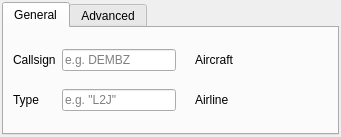
<?xml version="1.0" encoding="UTF-8"?>
<ui version="4.0">
 <class>COwnAircraftComponent</class>
 <widget class="QFrame" name="COwnAircraftComponent">
  <property name="geometry">
   <rect>
    <x>0</x>
    <y>0</y>
    <width>341</width>
    <height>137</height>
   </rect>
  </property>
  <property name="windowTitle">
   <string>Own aircraft</string>
  </property>
  <layout class="QVBoxLayout" name="verticalLayout">
   <property name="leftMargin">
    <number>2</number>
   </property>
   <property name="topMargin">
    <number>2</number>
   </property>
   <property name="rightMargin">
    <number>2</number>
   </property>
   <property name="bottomMargin">
    <number>2</number>
   </property>
   <item>
    <widget class="QWidget" name="wi_ModelString" native="true">
     <layout class="QHBoxLayout" name="hl_ModelString">
      <property name="leftMargin">
       <number>0</number>
      </property>
      <property name="topMargin">
       <number>0</number>
      </property>
      <property name="rightMargin">
       <number>0</number>
      </property>
      <property name="bottomMargin">
       <number>0</number>
      </property>
      <item>
       <widget class="QTabWidget" name="tabWidget">
        <property name="sizePolicy">
         <sizepolicy hsizetype="Minimum" vsizetype="Minimum">
          <horstretch>0</horstretch>
          <verstretch>0</verstretch>
         </sizepolicy>
        </property>
        <property name="currentIndex">
         <number>0</number>
        </property>
        <widget class="QWidget" name="tb_general">
         <attribute name="title">
          <string>General</string>
         </attribute>
         <layout class="QGridLayout" name="gl_general">
          <item row="1" column="3">
           <widget class="swift::gui::CTickLabel" name="lblp_AircraftCombinedType">
            <property name="minimumSize">
             <size>
              <width>0</width>
              <height>0</height>
             </size>
            </property>
            <property name="text">
             <string/>
            </property>
           </widget>
          </item>
          <item row="0" column="7">
           <widget class="swift::gui::CTickLabel" name="lblp_AircraftIcao">
            <property name="text">
             <string/>
            </property>
           </widget>
          </item>
          <item row="0" column="5">
           <widget class="QLabel" name="lbl_AircraftIcaoDesignator">
            <property name="sizePolicy">
             <sizepolicy hsizetype="Fixed" vsizetype="Preferred">
              <horstretch>0</horstretch>
              <verstretch>0</verstretch>
             </sizepolicy>
            </property>
            <property name="toolTip">
             <string>ICAO code e.g.  B737, A320, F18</string>
            </property>
            <property name="text">
             <string>Aircraft</string>
            </property>
           </widget>
          </item>
          <item row="1" column="0">
           <widget class="QLabel" name="lbl_AircraftCombinedType">
            <property name="sizePolicy">
             <sizepolicy hsizetype="Fixed" vsizetype="Preferred">
              <horstretch>0</horstretch>
              <verstretch>0</verstretch>
             </sizepolicy>
            </property>
            <property name="toolTip">
             <string>Aircraft type e.g. L2J, L1P, ....</string>
            </property>
            <property name="text">
             <string>Type</string>
            </property>
           </widget>
          </item>
          <item row="1" column="6">
           <widget class="swift::gui::components::CDbAirlineIcaoSelectorComponent" name="selector_AirlineIcao">
            <property name="minimumSize">
             <size>
              <width>75</width>
              <height>0</height>
             </size>
            </property>
            <property name="focusPolicy">
             <enum>Qt::FocusPolicy::StrongFocus</enum>
            </property>
           </widget>
          </item>
          <item row="0" column="6">
           <widget class="swift::gui::components::CDbAircraftIcaoSelectorComponent" name="selector_AircraftIcao">
            <property name="minimumSize">
             <size>
              <width>75</width>
              <height>0</height>
             </size>
            </property>
            <property name="focusPolicy">
             <enum>Qt::FocusPolicy::StrongFocus</enum>
            </property>
           </widget>
          </item>
          <item row="1" column="7">
           <widget class="swift::gui::CTickLabel" name="lblp_AirlineIcao">
            <property name="text">
             <string/>
            </property>
           </widget>
          </item>
          <item row="1" column="5">
           <widget class="QLabel" name="lbl_AircraftIcaoAirline">
            <property name="sizePolicy">
             <sizepolicy hsizetype="Fixed" vsizetype="Preferred">
              <horstretch>0</horstretch>
              <verstretch>0</verstretch>
             </sizepolicy>
            </property>
            <property name="toolTip">
             <string>ICAO code e.g. DLH, LHA, ...</string>
            </property>
            <property name="text">
             <string>Airline</string>
            </property>
           </widget>
          </item>
          <item row="1" column="2">
           <widget class="QLineEdit" name="le_AircraftCombinedType">
            <property name="toolTip">
             <string>e.g. L2J</string>
            </property>
            <property name="inputMask">
             <string/>
            </property>
            <property name="text">
             <string/>
            </property>
            <property name="maxLength">
             <number>3</number>
            </property>
            <property name="placeholderText">
             <string>e.g. &quot;L2J&quot;</string>
            </property>
           </widget>
          </item>
          <item row="0" column="2">
           <widget class="QLineEdit" name="le_Callsign">
            <property name="toolTip">
             <string>e.g. DEMBZ</string>
            </property>
            <property name="inputMethodHints">
             <set>Qt::InputMethodHint::ImhUppercaseOnly</set>
            </property>
            <property name="maxLength">
             <number>10</number>
            </property>
            <property name="placeholderText">
             <string>e.g. DEMBZ</string>
            </property>
           </widget>
          </item>
          <item row="0" column="0">
           <widget class="QLabel" name="lbl_Callsign">
            <property name="sizePolicy">
             <sizepolicy hsizetype="Fixed" vsizetype="Preferred">
              <horstretch>0</horstretch>
              <verstretch>0</verstretch>
             </sizepolicy>
            </property>
            <property name="text">
             <string>Callsign</string>
            </property>
           </widget>
          </item>
          <item row="0" column="3">
           <widget class="swift::gui::CTickLabel" name="lblp_Callsign">
            <property name="text">
             <string/>
            </property>
           </widget>
          </item>
         </layout>
        </widget>
        <widget class="QWidget" name="tb_advanced">
         <attribute name="title">
          <string>Advanced</string>
         </attribute>
         <layout class="QGridLayout" name="gl_advanced">
          <item row="2" column="1">
           <widget class="QCheckBox" name="cb_Model">
            <property name="text">
             <string/>
            </property>
            <property name="checked">
             <bool>true</bool>
            </property>
           </widget>
          </item>
          <item row="2" column="0">
           <widget class="QLabel" name="lbl_ModelSent">
            <property name="sizePolicy">
             <sizepolicy hsizetype="Fixed" vsizetype="Preferred">
              <horstretch>0</horstretch>
              <verstretch>0</verstretch>
             </sizepolicy>
            </property>
            <property name="text">
             <string>Send model</string>
            </property>
           </widget>
          </item>
          <item row="0" column="1" colspan="3">
           <widget class="QLineEdit" name="le_SimulatorModel">
            <property name="readOnly">
             <bool>true</bool>
            </property>
            <property name="placeholderText">
             <string>unique model identifier</string>
            </property>
           </widget>
          </item>
          <item row="2" column="2">
           <widget class="swift::gui::components::CAircraftModelStringCompleter" name="comp_ModelStringCompleter">
            <property name="minimumSize">
             <size>
              <width>0</width>
              <height>20</height>
             </size>
            </property>
            <property name="focusPolicy">
             <enum>Qt::FocusPolicy::StrongFocus</enum>
            </property>
           </widget>
          </item>
          <item row="0" column="0">
           <widget class="QLabel" name="lbl_Model">
            <property name="sizePolicy">
             <sizepolicy hsizetype="Fixed" vsizetype="Preferred">
              <horstretch>0</horstretch>
              <verstretch>0</verstretch>
             </sizepolicy>
            </property>
            <property name="toolTip">
             <string>Launch </string>
            </property>
            <property name="text">
             <string>Model</string>
            </property>
           </widget>
          </item>
          <item row="3" column="0">
           <widget class="QLabel" name="lbl_LiverySend">
            <property name="sizePolicy">
             <sizepolicy hsizetype="Fixed" vsizetype="Preferred">
              <horstretch>0</horstretch>
              <verstretch>0</verstretch>
             </sizepolicy>
            </property>
            <property name="text">
             <string>Send livery</string>
            </property>
           </widget>
          </item>
          <item row="3" column="1">
           <widget class="QCheckBox" name="cb_Livery">
            <property name="text">
             <string/>
            </property>
            <property name="checked">
             <bool>true</bool>
            </property>
           </widget>
          </item>
          <item row="3" column="2">
           <widget class="QLineEdit" name="le_SendLivery">
            <property name="placeholderText">
             <string>livery string send</string>
            </property>
           </widget>
          </item>
          <item row="3" column="3">
           <widget class="QPushButton" name="pb_Clear">
            <property name="toolTip">
             <string>clear livery</string>
            </property>
            <property name="icon">
             <iconset resource="../../misc/misc.qrc">
              <normaloff>:/diagona/icons/diagona/icons/cross.png</normaloff>:/diagona/icons/diagona/icons/cross.png</iconset>
            </property>
           </widget>
          </item>
         </layout>
        </widget>
       </widget>
      </item>
     </layout>
    </widget>
   </item>
  </layout>
 </widget>
 <customwidgets>
  <customwidget>
   <class>swift::gui::CTickLabel</class>
   <extends>QLabel</extends>
   <header>gui/ticklabel.h</header>
  </customwidget>
  <customwidget>
   <class>swift::gui::components::CDbAircraftIcaoSelectorComponent</class>
   <extends>QFrame</extends>
   <header>gui/components/dbaircrafticaoselectorcomponent.h</header>
   <container>1</container>
  </customwidget>
  <customwidget>
   <class>swift::gui::components::CDbAirlineIcaoSelectorComponent</class>
   <extends>QFrame</extends>
   <header>gui/components/dbairlineicaoselectorcomponent.h</header>
   <container>1</container>
  </customwidget>
  <customwidget>
   <class>swift::gui::components::CAircraftModelStringCompleter</class>
   <extends>QFrame</extends>
   <header>gui/components/aircraftmodelstringcompleter.h</header>
   <container>1</container>
  </customwidget>
 </customwidgets>
 <tabstops>
  <tabstop>tabWidget</tabstop>
  <tabstop>le_Callsign</tabstop>
  <tabstop>selector_AircraftIcao</tabstop>
  <tabstop>le_AircraftCombinedType</tabstop>
  <tabstop>selector_AirlineIcao</tabstop>
  <tabstop>le_SimulatorModel</tabstop>
  <tabstop>comp_ModelStringCompleter</tabstop>
  <tabstop>cb_Model</tabstop>
  <tabstop>cb_Livery</tabstop>
  <tabstop>le_SendLivery</tabstop>
  <tabstop>pb_Clear</tabstop>
 </tabstops>
 <resources>
  <include location="../../misc/misc.qrc"/>
 </resources>
 <connections/>
</ui>
